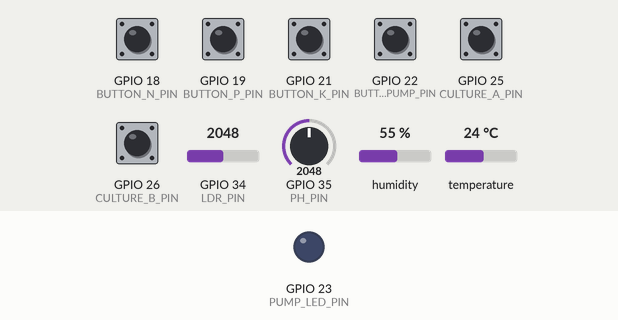
A program run on a simulated ESP32. Parts: output pins drawn as LEDs (lit = HIGH). Inputs (shaded band) come from the test bench; at power-on: GPIO 18 (BUTTON_N_PIN), GPIO 19 (BUTTON_P_PIN), GPIO 21 (BUTTON_K_PIN), GPIO 22 (BUTTON_PUMP_PIN), GPIO 25 (CULTURE_A_PIN), GPIO 26 (CULTURE_B_PIN) HIGH, humidity 55 %, GPIO 34 (LDR_PIN) = 2048, GPIO 35 (PH_PIN) = 2048, temperature 24 °C (analog values on the 0–4095 scale). WiFi joins after 1.5 s; servers stay silent unless stated; uploads are accepted with an empty reply; what the program prints to the serial monitor is not drawn.

Above: at 2.7 s.
2.8 s: humidity set to 53 %
At 3.3 s:
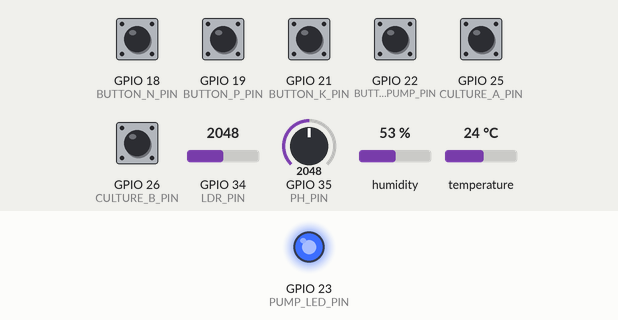
4.5 s: humidity set to 68 %
At 5.6 s:
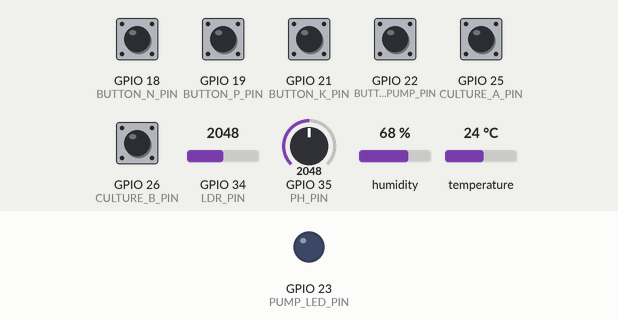
6.1 s: humidity set to 22 %
At 6.7 s:
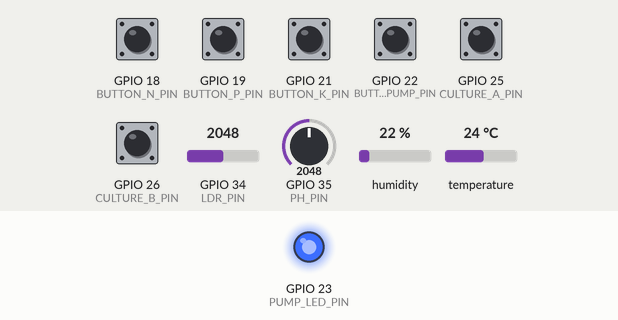
Timing chart, 0 to 9.1 s (numbered marks = the images above; inputs shaded):
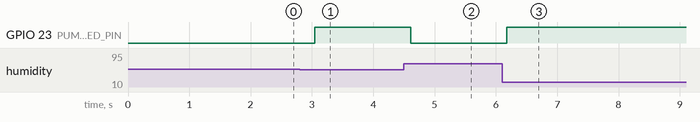

Measured:
- the behaviour switches between 55 and 54 % on humidity (found by bisection; images 0 and 1)
- after the input at 2.8 s, GPIO 23 (PUMP_LED_PIN): LOW → HIGH after 0.25 s
- after the input at 4.5 s, GPIO 23 (PUMP_LED_PIN): HIGH → LOW after 0.11 s
- after the input at 6.1 s, GPIO 23 (PUMP_LED_PIN): LOW → HIGH after 0.07 s

The program:

main.cpp
```cpp
#include <Arduino.h>
#include <DHTesp.h>
#include <HTTPClient.h>
#include <WiFi.h>
#include <WiFiClientSecure.h>

const char *WIFI_SSID = "Wokwi-GUEST";
const char *WIFI_PASSWORD = "";

// Use the public backend URL after deploy, for example:
// https://farmtech-fase3-cap1-api.onrender.com
// For local tests from Wokwi with the Private IoT Gateway enabled:
// http://host.wokwi.internal:8001
const char *API_BASE_URL = "https://farmtech-fase3-cap1-api.onrender.com";
const char *DEVICE_ID = "wokwi-esp32-cap1";

const unsigned long SEND_INTERVAL_MS = 15000;

const int DHT_PIN = 15;
const int LDR_PIN = 34;
const int PH_PIN = 35;
const int BUTTON_N_PIN = 18;
const int BUTTON_P_PIN = 19;
const int BUTTON_K_PIN = 21;
const int BUTTON_PUMP_PIN = 22;
const int CULTURE_A_PIN = 25;
const int CULTURE_B_PIN = 26;
const int PUMP_LED_PIN = 23;

DHTesp dht;
unsigned long lastSendAt = 0;

void connectWiFi() {
  if (WiFi.status() == WL_CONNECTED) {
    return;
  }

  Serial.print("Conectando ao WiFi ");
  Serial.println(WIFI_SSID);
  WiFi.begin(WIFI_SSID, WIFI_PASSWORD);

  while (WiFi.status() != WL_CONNECTED) {
    delay(500);
    Serial.print(".");
  }

  Serial.println();
  Serial.print("WiFi conectado. IP: ");
  Serial.println(WiFi.localIP());
}

bool isPressed(int pin) {
  return digitalRead(pin) == LOW;
}

String boolJson(bool value) {
  return value ? "true" : "false";
}

String activeCulture() {
  bool a = isPressed(CULTURE_A_PIN);
  bool b = isPressed(CULTURE_B_PIN);

  if (!a && !b) {
    return "soja";
  }
  if (a && !b) {
    return "milho";
  }
  if (!a && b) {
    return "cafe";
  }
  return "cana";
}

float readPh() {
  int raw = analogRead(PH_PIN);
  return 4.5 + ((float)raw / 4095.0) * 4.0;
}

float readLightPercent() {
  int raw = analogRead(LDR_PIN);
  return ((float)raw / 4095.0) * 100.0;
}

String buildPayload(
    float humidity,
    float temperature,
    float ph,
    float lightPercent,
    bool nPresent,
    bool pPresent,
    bool kPresent,
    bool pumpOn,
    String culture,
    float humidityThreshold) {
  String payload = "{";
  payload += "\"device_id\":\"" + String(DEVICE_ID) + "\",";
  payload += "\"cultura\":\"" + culture + "\",";
  payload += "\"umidade_percent\":" + String(humidity, 2) + ",";
  payload += "\"temperatura_c\":" + String(temperature, 2) + ",";
  payload += "\"ph\":" + String(ph, 2) + ",";
  payload += "\"luminosidade_percent\":" + String(lightPercent, 2) + ",";
  payload += "\"n_presente\":" + boolJson(nPresent) + ",";
  payload += "\"p_presente\":" + boolJson(pPresent) + ",";
  payload += "\"k_presente\":" + boolJson(kPresent) + ",";
  payload += "\"limiar_umidade_percent\":" + String(humidityThreshold, 2) + ",";
  payload += "\"bomba_ligada\":" + boolJson(pumpOn);
  payload += "}";
  return payload;
}

void sendReading(String payload) {
  if (WiFi.status() != WL_CONNECTED) {
    Serial.println("WiFi desconectado. Envio cancelado.");
    return;
  }

  String url = String(API_BASE_URL) + "/sensor-readings";
  HTTPClient http;
  WiFiClient plainClient;
  WiFiClientSecure secureClient;

  if (url.startsWith("https://")) {
    secureClient.setInsecure();
    http.begin(secureClient, url);
  } else {
    http.begin(plainClient, url);
  }

  http.addHeader("Content-Type", "application/json");

  Serial.print("POST ");
  Serial.println(url);
  Serial.print("Payload: ");
  Serial.println(payload);

  int statusCode = http.POST(payload);
  String response = http.getString();

  Serial.print("HTTP status: ");
  Serial.println(statusCode);
  Serial.print("Resposta: ");
  Serial.println(response);
  Serial.println("---");

  http.end();
}

void setup() {
  Serial.begin(115200);

  pinMode(BUTTON_N_PIN, INPUT_PULLUP);
  pinMode(BUTTON_P_PIN, INPUT_PULLUP);
  pinMode(BUTTON_K_PIN, INPUT_PULLUP);
  pinMode(BUTTON_PUMP_PIN, INPUT_PULLUP);
  pinMode(CULTURE_A_PIN, INPUT_PULLUP);
  pinMode(CULTURE_B_PIN, INPUT_PULLUP);
  pinMode(PUMP_LED_PIN, OUTPUT);

  analogReadResolution(12);
  dht.setup(DHT_PIN, DHTesp::DHT22);

  connectWiFi();
}

void loop() {
  connectWiFi();

  TempAndHumidity dhtData = dht.getTempAndHumidity();
  float humidity = isnan(dhtData.humidity) ? 0.0 : dhtData.humidity;
  float temperature = isnan(dhtData.temperature) ? 0.0 : dhtData.temperature;
  float ph = readPh();
  float lightPercent = readLightPercent();
  float humidityThreshold = 55.0;

  bool nPresent = isPressed(BUTTON_N_PIN);
  bool pPresent = isPressed(BUTTON_P_PIN);
  bool kPresent = isPressed(BUTTON_K_PIN);
  bool pumpRequested = isPressed(BUTTON_PUMP_PIN);
  bool pumpOn = pumpRequested || humidity < humidityThreshold;
  String culture = activeCulture();

  digitalWrite(PUMP_LED_PIN, pumpOn ? HIGH : LOW);

  if (millis() - lastSendAt >= SEND_INTERVAL_MS || lastSendAt == 0) {
    String payload = buildPayload(
        humidity,
        temperature,
        ph,
        lightPercent,
        nPresent,
        pPresent,
        kPresent,
        pumpOn,
        culture,
        humidityThreshold);

    Serial.print("Leitura: cultura=");
    Serial.print(culture);
    Serial.print(" temp=");
    Serial.print(temperature, 1);
    Serial.print("C umidade=");
    Serial.print(humidity, 1);
    Serial.print("% ph=");
    Serial.print(ph, 2);
    Serial.print(" luz=");
    Serial.print(lightPercent, 1);
    Serial.print("% bomba=");
    Serial.println(pumpOn ? "ON" : "OFF");

    sendReading(payload);
    lastSendAt = millis();
  }

  delay(250);
}
```
